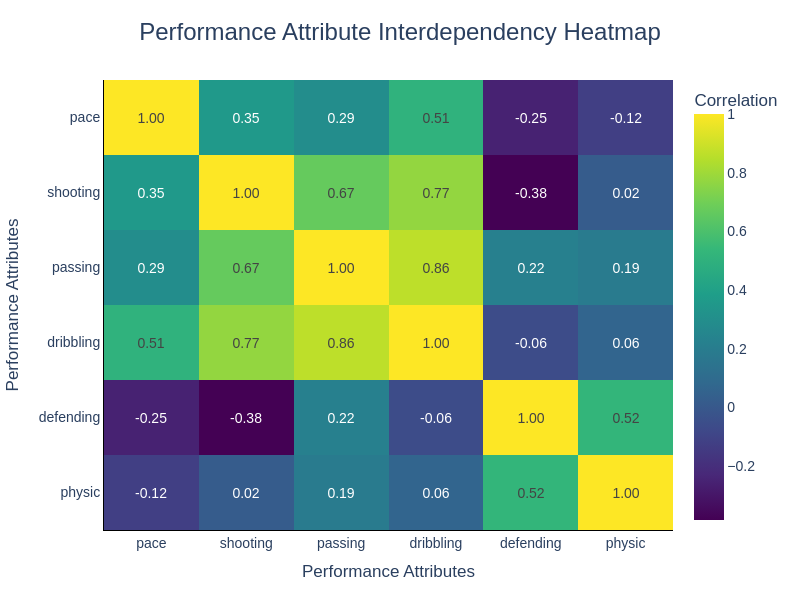

Here is the notebook cell this chart was saved with:
### Code cell
fig=px.imshow(
    corr,
    template='plotly_white',
    color_continuous_scale='Viridis',
    title="Performance Attribute Interdependency Heatmap",
    text_auto='.2f',
    aspect='auto',
    labels=dict(
        color='Correlation'
    )
)
fig.update_traces(
     hovertemplate=
    "<b>%{x}</b> vs <b>%{y}</b><br>" +
    "Correlation: %{z:.2f}<extra></extra>"
)
fig.update_layout(
    title=dict(
        text="Performance Attribute Interdependency Heatmap",
        x=0.5,
        font=dict(
            size=24,
            family="Arial"
        )
    ),
    width=800,
    height=600,
    font=dict(
        family="Arial",
        size=14
    ),
    margin=dict(
        l=70,
        r=40,
        t=80,
        b=70
    )
)

fig.update_xaxes(
    title="Performance Attributes",
    showgrid=False,
    showline=True,
    linecolor="black"
)

fig.update_yaxes(
    title="Performance Attributes",
    showgrid=False,
    showline=True,
    linecolor="black"
)
fig.show()

### Figure 1 — Plotly figure (JSON) as saved in the notebook; plotly's stock layout.template omitted (floating-point values rounded to 4 significant figures)
{"data": [{"coloraxis": "coloraxis", "hovertemplate": "<b>%{x}</b> vs <b>%{y}</b><br>Correlation: %{z:.2f}<extra></extra>", "name": "0", "texttemplate": "%{z:.2f}", "type": "heatmap", "x": ["pace", "shooting", "passing", "dribbling", "defending", "physic"], "xaxis": "x", "y": ["pace", "shooting", "passing", "dribbling", "defending", "physic"], "yaxis": "y", "z": [[1.0, 0.3549, 0.294, 0.5051, -0.2546, -0.1223], [0.3549, 1.0, 0.6673, 0.773, -0.3837, 0.01753], [0.294, 0.6673, 1.0, 0.8623, 0.218, 0.1913], [0.5051, 0.773, 0.8623, 1.0, -0.06118, 0.06353], [-0.2546, -0.3837, 0.218, -0.06118, 1.0, 0.5246], [-0.1223, 0.01753, 0.1913, 0.06353, 0.5246, 1.0]]}], "layout": {"coloraxis": {"autocolorscale": false, "colorbar": {"title": {"text": "Correlation"}}, "colorscale": [[0, "#440154"], [0.1111, "#482878"], [0.2222, "#3e4989"], [0.3333, "#31688e"], [0.4444, "#26828e"], [0.5556, "#1f9e89"], [0.6667, "#35b779"], [0.7778, "#6ece58"], [0.8889, "#b5de2b"], [1, "#fde725"]]}, "font": {"family": "Arial", "size": 14}, "height": 600, "margin": {"b": 70, "l": 70, "r": 40, "t": 80}, "title": {"font": {"family": "Arial", "size": 24}, "text": "Performance Attribute Interdependency Heatmap", "x": 0.5}, "width": 800, "xaxis": {"anchor": "y", "domain": [0, 1], "linecolor": "black", "showgrid": false, "showline": true, "title": {"text": "Performance Attributes"}}, "yaxis": {"anchor": "x", "autorange": "reversed", "domain": [0, 1], "linecolor": "black", "showgrid": false, "showline": true, "title": {"text": "Performance Attributes"}}}}
